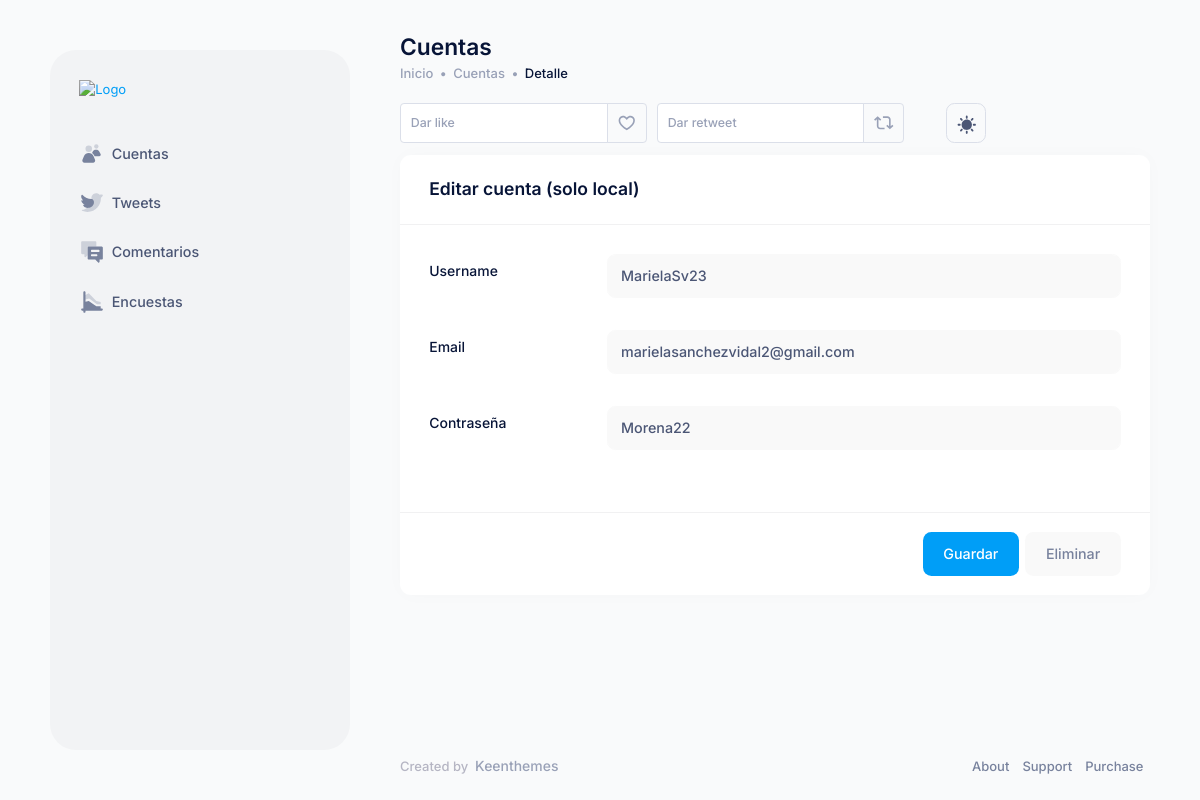
The page /twitter/detail_accounts/1/ on the database its author committed.
### twitterApp/models/accounts.py (models this page shows)
class Accounts(models.Model):
    email = models.CharField(max_length=100)
    username = models.CharField(max_length=100)
    password = models.CharField(max_length=100)

### twitterApp/views/accounts.py (the view)
# urls.py: path('detail_accounts/<int:accounts_id>/', views.detail_accounts, name='detail_accounts'),
def detail_accounts(request, accounts_id):
    account = get_object_or_404(Accounts, pk=accounts_id)
    accounts = Accounts.objects.all()
    return render(
        request, "accounts/detail.html", {"account": account, "accounts": accounts}
    )

### twitterApp/templates/accounts/detail.html (shortened to what this page needs)
{% extends 'base/base.html' %}
{% block title %}
<div class="page-title d-flex flex-column align-items-start justify-content-center flex-wrap me-lg-2 pb-10 pb-lg-0"
    data-kt-swapper="true" data-kt-swapper-mode="prepend"
    data-kt-swapper-parent="{default: '#kt_content_container', lg: '#kt_header_container'}">
    <h1 class="d-flex flex-column text-dark fw-bold my-0 fs-1">Cuentas</h1>
    <ul class="breadcrumb breadcrumb-dot fw-semibold fs-base my-1">
        <li class="breadcrumb-item text-muted">
            <a href="{% url 'accounts' %}" class="text-muted text-hover-primary">
                Inicio
            </a>
        </li>
        <li class="breadcrumb-item text-muted">Cuentas</li>
        <li class="breadcrumb-item text-dark">Detalle</li>
    </ul>
</div>
{% endblock title %}
{% block controls %}
<div class="d-flex flex-wrap my-1">
    <ul class="nav nav-pills me-6 mb-2 mb-sm-0" role="tablist">
        <li class="nav-item m-0 me-3" role="presentation">
            <form data-kt-search-element="form" action="{% url 'like_tweet' account.id %}" method="POST"
                class="d-none d-lg-block w-100 position-relative mb-2 mb-lg-0" autocomplete="off">
                <div class="input-group input-group-sm">
                    <input type="text" id="tweet" name="tweet" class="form-control" placeholder="Dar like" aria-label="Dar like"
                        aria-describedby="basic-addon2" required />
                    <button type="submit" class="btn btn-icon btn-outline btn-active-color-danger">
                        <span class="svg-icon svg-icon-muted svg-icon-2">
                        </span>
                    </button>
                </div>
            </form>
        </li>
        <li class="nav-item m-0 me-3" role="presentation">
            <form data-kt-search-element="form" action="{% url 'like_retweet' account.id %}" method="POST"
                class="d-none d-lg-block w-100 position-relative mb-2 mb-lg-0" autocomplete="off">
                <div class="input-group input-group-sm">
                    <input type="text" id="tweet" name="tweet" class="form-control" placeholder="Dar retweet" aria-label="Dar retweet"
                        aria-describedby="basic-addon2" required />
                    <button type="submit" class="btn btn-icon btn-outline btn-active-color-success">
                        <span class="svg-icon svg-icon-muted svg-icon-2">
                        </span>
                    </button>
                </div>
            </form>
        </li>
    </ul>
</div>
{% endblock controls %}
{% block contenido %}
<div class="container-xxl" id="kt_content_container">
    <form class="form" action="{% url 'update_accounts' account.id %}" method="POST">
        <div class="card">
            <div class="card-header">
                <div class="card-title fs-3 fw-bold">Editar cuenta (solo local)</div>
            </div>
            <form id="kt_project_settings_form" class="form fv-plugins-bootstrap5 fv-plugins-framework"
                novalidate="novalidate">
                <div class="card-body p-9">
                    <div class="row mb-8">
                        <div class="col-xl-3">
                            <div class="fs-6 fw-semibold mt-2 mb-3">Username</div>
                        </div>
                        <div class="col-xl-9 fv-row fv-plugins-icon-container">
                            <input class="form-control form-control-solid" value="{{ account.username }}" type="text"
                                id="username" name="username" placeholder="John" required />
                        </div>
                    </div>
                    <div class="row mb-8">
                        <div class="col-xl-3">
                            <div class="fs-6 fw-semibold mt-2 mb-3">Email</div>
                        </div>
                        <div class="col-xl-9 fv-row fv-plugins-icon-container">
                            <input class="form-control form-control-solid" value="{{ account.email }}" type="text"
                                id="email" name="email" placeholder="Doe" required />
                        </div>
                    </div>
                    <div class="row mb-8">
                        <div class="col-xl-3">
                            <div class="fs-6 fw-semibold mt-2 mb-3">Contraseña</div>
                        </div>
                        <div class="col-xl-9 fv-row fv-plugins-icon-container">
                            <input class="form-control form-control-solid" value="{{ account.password }}" type="text"
                                id="password" name="password" placeholder="Flowbite" required />
                        </div>
                    </div>
                </div>
                <div class="card-footer d-flex justify-content-end py-6 px-9">
                    <button type="submit" class="btn btn-primary me-2">Guardar</button>
                    <button type="button" class="btn btn-light btn-active-light-primary" data-bs-toggle="modal"
                        data-bs-target="#kt_modal_new_user">
                        Eliminar
                    </button>
                </div>
            </form>
        </div>
    </form>
</div>
{% endblock contenido %}

### rows shown on the page
Accounts: username "MarielaSv23", email "marielasanchezvidal2@gmail.com", password "Morena22"
